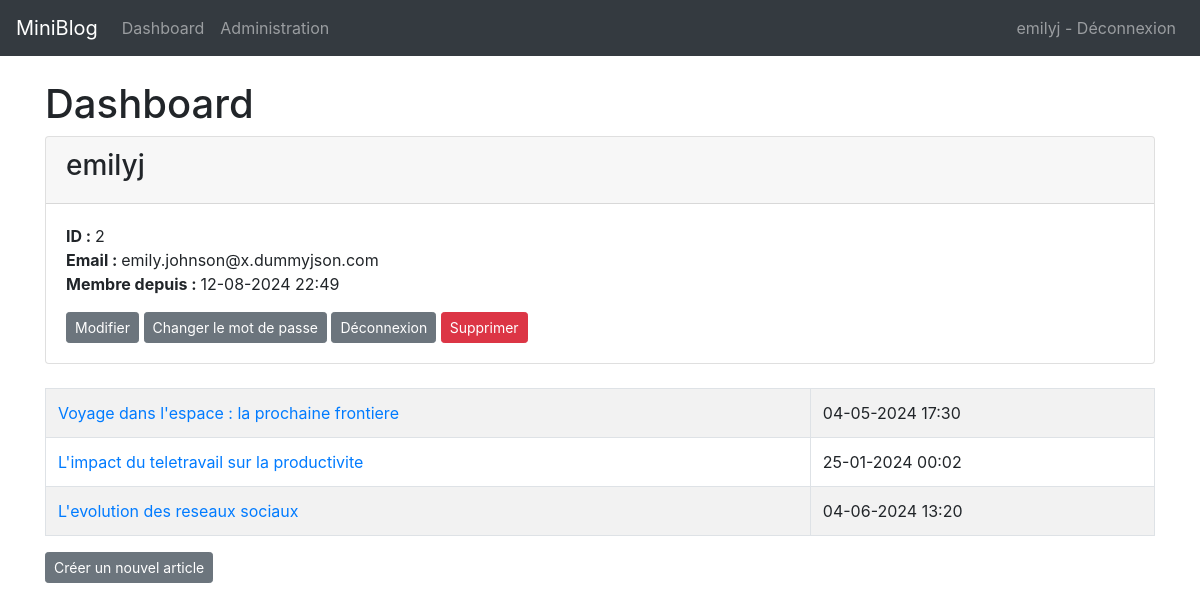
/dashboard (signed in), run on an earlier commit of the app's database.
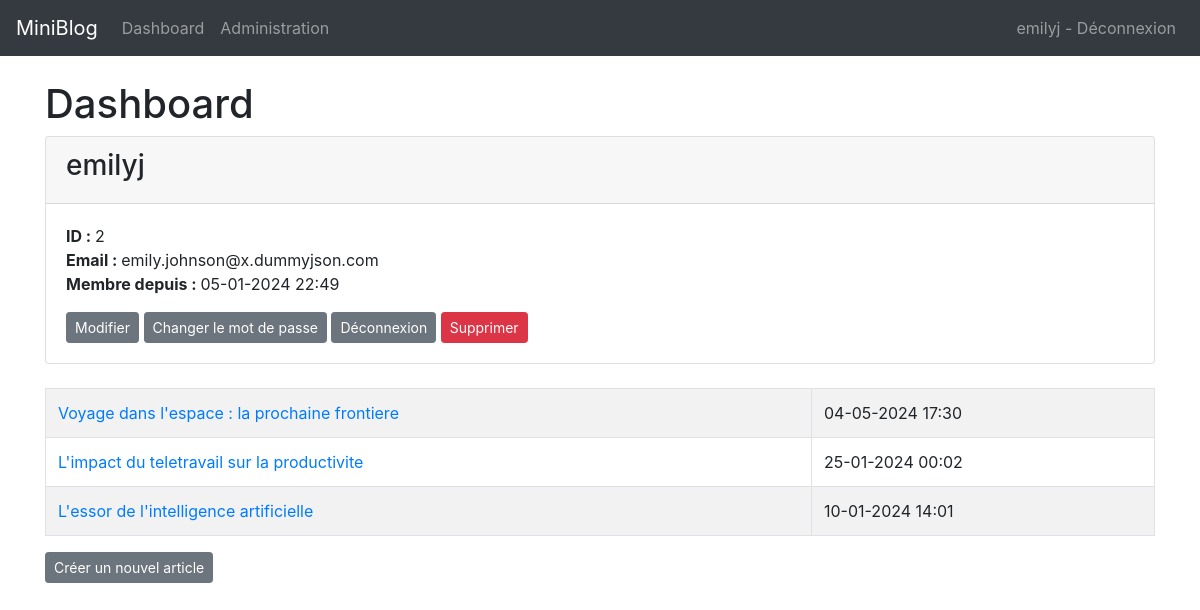
And on a later commit of the database.
### app/models.py (models this page shows, shortened)
class User(db.Model, UserMixin):
    id = db.Column(db.Integer, primary_key=True)
    username = db.Column(db.String(20), nullable=False, unique=True)
    email = db.Column(db.String(120), nullable=False, unique=True)
    password_hash = db.Column(db.String(255), nullable=False)
    is_admin = db.Column(db.Boolean, default=False)
    created = db.Column(db.DateTime, default=datetime.now, nullable=False)
    posts = db.relationship('Post', backref='author',
                            lazy=True, cascade="all, delete-orphan")
    @property
    def password(self):
        raise AttributeError('password is not a readable attribute')
    @property
    def formatted_created(self):
        return self.created.strftime("%d-%m-%Y %H:%M")

class Post(db.Model):
    id = db.Column(db.Integer, primary_key=True)
    created = db.Column(db.DateTime, nullable=False, default=datetime.now)
    title = db.Column(db.String(200), nullable=False)
    content = db.Column(db.Text, nullable=False)
    user_id = db.Column(db.Integer, db.ForeignKey('user.id'), nullable=False)
    @property
    def formatted_created(self):
        return self.created.strftime("%d-%m-%Y %H:%M")

### app/users/routes.py (the view)
@bp.route('/dashboard')
@login_required
def dashboard():
    posts = current_user.posts
    return render_template('dashboard.html', posts=posts)

### app/models.py (called while the page is built)
@login_manager.user_loader
def load_user(user_id):
    return User.query.get(int(user_id))

### app/templates/dashboard.html (shortened to what this page needs)
{% extends 'base.html' %}
{% block content %}
<h1>{% block title %}Dashboard{% endblock %}</h1>
<div class="card">
    <div class="card-header">
        <h3>{{ current_user.username }}</h3>
    </div>
    <div class="card-body">
        <p class="card-text">
            <strong>ID : </strong>{{ current_user.id }}<br />
            <strong>Email : </strong>{{ current_user.email }}<br />
            <strong>Membre depuis : </strong>{{ current_user.formatted_created }}<br />
        </p>
        <a href="{{ url_for('users.update') }}" class="btn btn-secondary btn-sm">Modifier</a>
        <a href="{{ url_for('users.update_pass') }}" class="btn btn-secondary btn-sm">Changer le mot de passe</a>
        <a href="{{ url_for('users.logout') }}" class="btn btn-secondary btn-sm">Déconnexion</a>
        <form action="{{ url_for('users.delete') }}" method="POST" style="display:inline;">
            <button type="submit" class="btn btn-danger btn-sm">Supprimer</button>
        </form>
    </div>
</div>
<br />
<table class="table table-hover table-bordered table-striped">
    {% for post in posts %}
    <tr>
        <td><a href="{{ url_for('posts.view', post_id=post.id) }}" style="text-decoration: none;">{{ post.title
                }}</a></td>
        <td>{{ post.formatted_created }}</td>
    </tr>
    {% endfor %}
</table>
<a href="{{ url_for('posts.create') }}" class="btn btn-secondary btn-sm">Créer un nouvel article</a>
{% endblock %}

### app/templates/base.html (shortened to what this page needs)
<!doctype html>
<html lang="en">
<head>
  <link rel="stylesheet" href="{{ url_for('static', filename= 'css/style.css') }}">
  <link rel="stylesheet" href="https://stackpath.bootstrapcdn.com/bootstrap/4.3.1/css/bootstrap.min.css"
>
</head>
<body>
  <nav class="navbar navbar-expand-md navbar-dark bg-dark">
    <a class="navbar-brand" href="{{ url_for('index')}}">MiniBlog</a>
    <div class="collapse navbar-collapse" id="navbarNav">
      <ul class="navbar-nav">
        {% if current_user.is_authenticated %}
        <li class="nav-item">
          <a class="nav-link" href="{{url_for('users.dashboard')}}">Dashboard</a>
        </li>
        {% endif %}
        {% if current_user.is_admin %}
        <li class="nav-item">
          <a class="nav-link" href="{{url_for('admin.index')}}">Administration</a>
        </li>
        {% endif %}
      </ul>
      <ul class="navbar-nav ml-auto">
        {% if current_user.is_authenticated %}
        <li class="nav-item">
          <a class="nav-link" href="{{url_for('users.logout')}}">{{current_user.username}} - Déconnexion</a>
        </li>
        {% endif %}
      </ul>
    </div>
  </nav>
  <div class="container">
    <br />
    {% block content %} {% endblock %}
  </div>
</body>
</html>

What changed in the data, as far as the page shows it:
removed Post: title "L'evolution des reseaux sociaux", formatted_created "04-06-2024 13:20"
changed User "emilyj": formatted_created "12-08-2024 22:49" → "05-01-2024 22:49"
added Post: title "L'essor de l'intelligence artificielle", formatted_created "10-01-2024 14:01"
